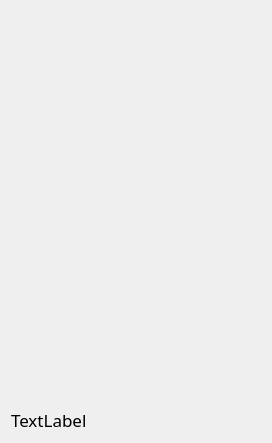
<?xml version="1.0" encoding="UTF-8"?>
<ui version="4.0">
 <class>ProductColumn</class>
 <widget class="QWidget" name="ProductColumn">
  <property name="geometry">
   <rect>
    <x>0</x>
    <y>0</y>
    <width>268</width>
    <height>443</height>
   </rect>
  </property>
  <property name="windowTitle">
   <string>Form</string>
  </property>
  <layout class="QHBoxLayout" name="horizontalLayout">
   <item>
    <widget class="QFrame" name="productCol">
     <property name="sizePolicy">
      <sizepolicy hsizetype="Fixed" vsizetype="Preferred">
       <horstretch>0</horstretch>
       <verstretch>0</verstretch>
      </sizepolicy>
     </property>
     <layout class="QVBoxLayout" name="verticalLayout_7">
      <property name="spacing">
       <number>0</number>
      </property>
      <property name="leftMargin">
       <number>0</number>
      </property>
      <property name="topMargin">
       <number>0</number>
      </property>
      <property name="rightMargin">
       <number>0</number>
      </property>
      <property name="bottomMargin">
       <number>0</number>
      </property>
      <item>
       <widget class="QLabel" name="productView">
        <property name="sizePolicy">
         <sizepolicy hsizetype="Preferred" vsizetype="Preferred">
          <horstretch>0</horstretch>
          <verstretch>0</verstretch>
         </sizepolicy>
        </property>
        <property name="minimumSize">
         <size>
          <width>250</width>
          <height>350</height>
         </size>
        </property>
        <property name="maximumSize">
         <size>
          <width>250</width>
          <height>350</height>
         </size>
        </property>
        <property name="text">
         <string/>
        </property>
        <property name="scaledContents">
         <bool>true</bool>
        </property>
        <property name="alignment">
         <set>Qt::AlignJustify|Qt::AlignTop</set>
        </property>
       </widget>
      </item>
      <item>
       <widget class="QLabel" name="productTitle">
        <property name="maximumSize">
         <size>
          <width>16777215</width>
          <height>100</height>
         </size>
        </property>
        <property name="font">
         <font>
          <family>Soliden Trial Light Cond</family>
          <pointsize>13</pointsize>
         </font>
        </property>
        <property name="text">
         <string>TextLabel</string>
        </property>
        <property name="alignment">
         <set>Qt::AlignBottom|Qt::AlignLeading|Qt::AlignLeft</set>
        </property>
        <property name="wordWrap">
         <bool>true</bool>
        </property>
       </widget>
      </item>
      <item>
        <item>
            <layout class="QHBoxLayout" name="horizontalLayout_rating_price">
            <property name="spacing">
            <number>10</number>
            </property>
            <item>
            <widget class="QLabel" name="productRating">
                <property name="font">
                <font>
                <pointsize>10</pointsize>
                </font>
                </property>
                <property name="text">
                <string>★ 4.5</string>
                </property>
                <property name="alignment">
                <set>Qt::AlignLeft|Qt::AlignVCenter</set>
                </property>
            </widget>
            </item>
            <item>
            <spacer name="horizontalSpacer">
                <property name="orientation">
                <enum>Qt::Horizontal</enum>
                </property>
                <property name="sizeType">
                <enum>QSizePolicy::Expanding</enum>
                </property>
                <property name="sizeHint" stdset="0">
                <size>
                <width>40</width>
                <height>20</height>
                </size>
                </property>
            </spacer>
            </item>
            <item>
            <widget class="QLabel" name="productPrice">
                <property name="font">
                <font>
                <pointsize>10</pointsize>
                </font>
                </property>
                <property name="text">
                <string>$19.99</string>
                </property>
                <property name="alignment">
                <set>Qt::AlignRight|Qt::AlignVCenter</set>
                </property>
            </widget>
            </item>
            </layout>
        </item>

      </item>
     </layout>
    </widget>
   </item>
  </layout>
 </widget>
 <resources/>
 <connections/>
</ui>
